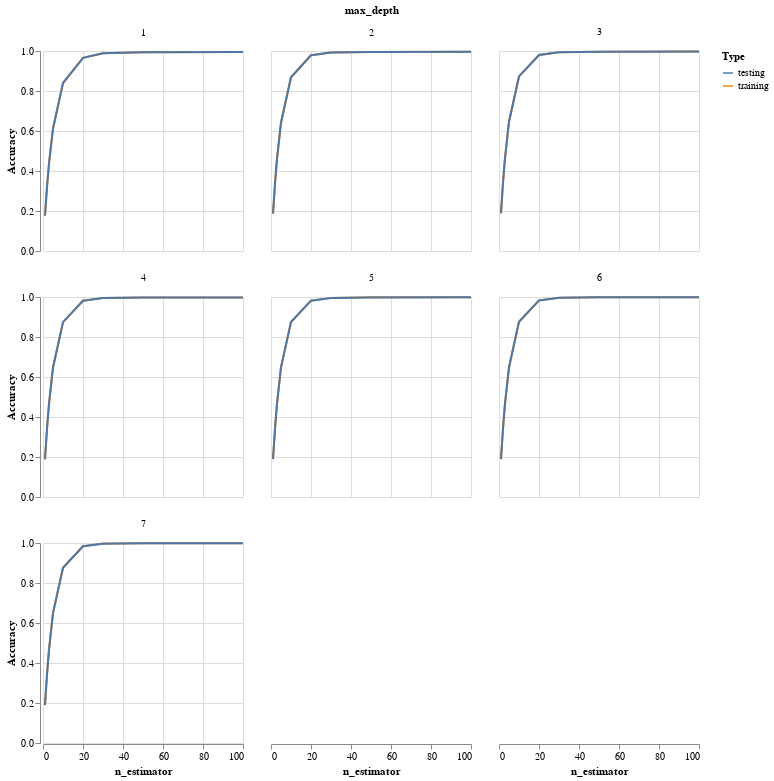

Notebook cell for this chart:
### Code cell


### Figure 1 — Vega-Lite specification as saved in the notebook (floating-point values rounded to 4 significant figures)
{"$schema": "https://vega.github.io/schema/vega-lite/v3.4.0.json", "columns": 3, "config": {"mark": {"tooltip": null}, "view": {"height": 300, "width": 400}}, "data": {"name": "data-1724c1ef8eef35e8ff477695a7c5d080"}, "datasets": {"data-1724c1ef8eef35e8ff477695a7c5d080": [{"Accuracy": 0.1766, "Type": "training", "max_depth": 1, "n_estimator": 1}, {"Accuracy": 0.32, "Type": "training", "max_depth": 1, "n_estimator": 2}, {"Accuracy": 0.4371, "Type": "training", "max_depth": 1, "n_estimator": 3}, {"Accuracy": 0.6113, "Type": "training", "max_depth": 1, "n_estimator": 5}, {"Accuracy": 0.8396, "Type": "training", "max_depth": 1, "n_estimator": 10}, {"Accuracy": 0.9658, "Type": "training", "max_depth": 1, "n_estimator": 20}, {"Accuracy": 0.9884, "Type": "training", "max_depth": 1, "n_estimator": 30}, {"Accuracy": 0.9941, "Type": "training", "max_depth": 1, "n_estimator": 50}, {"Accuracy": 0.9949, "Type": "training", "max_depth": 1, "n_estimator": 100}, {"Accuracy": 0.1866, "Type": "training", "max_depth": 2, "n_estimator": 1}, {"Accuracy": 0.3379, "Type": "training", "max_depth": 2, "n_estimator": 2}, {"Accuracy": 0.4606, "Type": "training", "max_depth": 2, "n_estimator": 3}, {"Accuracy": 0.6415, "Type": "training", "max_depth": 2, "n_estimator": 5}, {"Accuracy": 0.8688, "Type": "training", "max_depth": 2, "n_estimator": 10}, {"Accuracy": 0.9785, "Type": "training", "max_depth": 2, "n_estimator": 20}, {"Accuracy": 0.9928, "Type": "training", "max_depth": 2, "n_estimator": 30}, {"Accuracy": 0.9956, "Type": "training", "max_depth": 2, "n_estimator": 50}, {"Accuracy": 0.9965, "Type": "training", "max_depth": 2, "n_estimator": 100}, {"Accuracy": 0.1884, "Type": "training", "max_depth": 3, "n_estimator": 1}, {"Accuracy": 0.3411, "Type": "training", "max_depth": 3, "n_estimator": 2}, {"Accuracy": 0.4648, "Type": "training", "max_depth": 3, "n_estimator": 3}, {"Accuracy": 0.6465, "Type": "training", "max_depth": 3, "n_estimator": 5}, {"Accuracy": 0.8728, "Type": "training", "max_depth": 3, "n_estimator": 10}, {"Accuracy": 0.9802, "Type": "training", "max_depth": 3, "n_estimator": 20}, {"Accuracy": 0.9939, "Type": "training", "max_depth": 3, "n_estimator": 30}, {"Accuracy": 0.9964, "Type": "training", "max_depth": 3, "n_estimator": 50}, {"Accuracy": 0.9976, "Type": "training", "max_depth": 3, "n_estimator": 100}, {"Accuracy": 0.1889, "Type": "training", "max_depth": 4, "n_estimator": 1}, {"Accuracy": 0.3419, "Type": "training", "max_depth": 4, "n_estimator": 2}, {"Accuracy": 0.4659, "Type": "training", "max_depth": 4, "n_estimator": 3}, {"Accuracy": 0.6477, "Type": "training", "max_depth": 4, "n_estimator": 5}, {"Accuracy": 0.8741, "Type": "training", "max_depth": 4, "n_estimator": 10}, {"Accuracy": 0.9811, "Type": "training", "max_depth": 4, "n_estimator": 20}, {"Accuracy": 0.9946, "Type": "training", "max_depth": 4, "n_estimator": 30}, {"Accuracy": 0.9975, "Type": "training", "max_depth": 4, "n_estimator": 50}, {"Accuracy": 0.9981, "Type": "training", "max_depth": 4, "n_estimator": 100}, {"Accuracy": 0.1891, "Type": "training", "max_depth": 5, "n_estimator": 1}, {"Accuracy": 0.3423, "Type": "training", "max_depth": 5, "n_estimator": 2}, {"Accuracy": 0.4664, "Type": "training", "max_depth": 5, "n_estimator": 3}, {"Accuracy": 0.6484, "Type": "training", "max_depth": 5, "n_estimator": 5}, {"Accuracy": 0.8749, "Type": "training", "max_depth": 5, "n_estimator": 10}, {"Accuracy": 0.9818, "Type": "training", "max_depth": 5, "n_estimator": 20}, {"Accuracy": 0.9956, "Type": "training", "max_depth": 5, "n_estimator": 30}, {"Accuracy": 0.9983, "Type": "training", "max_depth": 5, "n_estimator": 50}, {"Accuracy": 0.9986, "Type": "training", "max_depth": 5, "n_estimator": 100}, {"Accuracy": 0.1892, "Type": "training", "max_depth": 6, "n_estimator": 1}, {"Accuracy": 0.3425, "Type": "training", "max_depth": 6, "n_estimator": 2}, {"Accuracy": 0.4667, "Type": "training", "max_depth": 6, "n_estimator": 3}, {"Accuracy": 0.6489, "Type": "training", "max_depth": 6, "n_estimator": 5}, {"Accuracy": 0.8759, "Type": "training", "max_depth": 6, "n_estimator": 10}, {"Accuracy": 0.9831, "Type": "training", "max_depth": 6, "n_estimator": 20}, {"Accuracy": 0.9965, "Type": "training", "max_depth": 6, "n_estimator": 30}, {"Accuracy": 0.9986, "Type": "training", "max_depth": 6, "n_estimator": 50}, {"Accuracy": 0.999, "Type": "training", "max_depth": 6, "n_estimator": 100}, {"Accuracy": 0.1893, "Type": "training", "max_depth": 7, "n_estimator": 1}, {"Accuracy": 0.3427, "Type": "training", "max_depth": 7, "n_estimator": 2}, {"Accuracy": 0.467, "Type": "training", "max_depth": 7, "n_estimator": 3}, {"Accuracy": 0.6494, "Type": "training", "max_depth": 7, "n_estimator": 5}, {"Accuracy": 0.8764, "Type": "training", "max_depth": 7, "n_estimator": 10}, {"Accuracy": 0.9837, "Type": "training", "max_depth": 7, "n_estimator": 20}, {"Accuracy": 0.997, "Type": "training", "max_depth": 7, "n_estimator": 30}, {"Accuracy": 0.999, "Type": "training", "max_depth": 7, "n_estimator": 50}, {"Accuracy": 0.9992, "Type": "training", "max_depth": 7, "n_estimator": 100}, {"Accuracy": 0.1768, "Type": "testing", "max_depth": 1, "n_estimator": 1}, {"Accuracy": 0.3204, "Type": "testing", "max_depth": 1, "n_estimator": 2}, {"Accuracy": 0.4377, "Type": "testing", "max_depth": 1, "n_estimator": 3}, {"Accuracy": 0.612, "Type": "testing", "max_depth": 1, "n_estimator": 5}, {"Accuracy": 0.84, "Type": "testing", "max_depth": 1, "n_estimator": 10}, {"Accuracy": 0.9658, "Type": "testing", "max_depth": 1, "n_estimator": 20}, {"Accuracy": 0.9882, "Type": "testing", "max_depth": 1, "n_estimator": 30}, {"Accuracy": 0.9938, "Type": "testing", "max_depth": 1, "n_estimator": 50}, {"Accuracy": 0.9946, "Type": "testing", "max_depth": 1, "n_estimator": 100}, {"Accuracy": 0.1865, "Type": "testing", "max_depth": 2, "n_estimator": 1}, {"Accuracy": 0.3378, "Type": "testing", "max_depth": 2, "n_estimator": 2}, {"Accuracy": 0.4607, "Type": "testing", "max_depth": 2, "n_estimator": 3}, {"Accuracy": 0.6414, "Type": "testing", "max_depth": 2, "n_estimator": 5}, {"Accuracy": 0.8688, "Type": "testing", "max_depth": 2, "n_estimator": 10}, {"Accuracy": 0.9784, "Type": "testing", "max_depth": 2, "n_estimator": 20}, {"Accuracy": 0.9927, "Type": "testing", "max_depth": 2, "n_estimator": 30}, {"Accuracy": 0.9954, "Type": "testing", "max_depth": 2, "n_estimator": 50}, {"Accuracy": 0.9963, "Type": "testing", "max_depth": 2, "n_estimator": 100}, {"Accuracy": 0.1885, "Type": "testing", "max_depth": 3, "n_estimator": 1}, {"Accuracy": 0.3412, "Type": "testing", "max_depth": 3, "n_estimator": 2}, {"Accuracy": 0.465, "Type": "testing", "max_depth": 3, "n_estimator": 3}, {"Accuracy": 0.6466, "Type": "testing", "max_depth": 3, "n_estimator": 5}, {"Accuracy": 0.8729, "Type": "testing", "max_depth": 3, "n_estimator": 10}, {"Accuracy": 0.9801, "Type": "testing", "max_depth": 3, "n_estimator": 20}, {"Accuracy": 0.9937, "Type": "testing", "max_depth": 3, "n_estimator": 30}, {"Accuracy": 0.9962, "Type": "testing", "max_depth": 3, "n_estimator": 50}, {"Accuracy": 0.9974, "Type": "testing", "max_depth": 3, "n_estimator": 100}, {"Accuracy": 0.1889, "Type": "testing", "max_depth": 4, "n_estimator": 1}, {"Accuracy": 0.342, "Type": "testing", "max_depth": 4, "n_estimator": 2}, {"Accuracy": 0.466, "Type": "testing", "max_depth": 4, "n_estimator": 3}, {"Accuracy": 0.6478, "Type": "testing", "max_depth": 4, "n_estimator": 5}, {"Accuracy": 0.8741, "Type": "testing", "max_depth": 4, "n_estimator": 10}, {"Accuracy": 0.981, "Type": "testing", "max_depth": 4, "n_estimator": 20}, {"Accuracy": 0.9944, "Type": "testing", "max_depth": 4, "n_estimator": 30}, {"Accuracy": 0.9973, "Type": "testing", "max_depth": 4, "n_estimator": 50}, {"Accuracy": 0.998, "Type": "testing", "max_depth": 4, "n_estimator": 100}, {"Accuracy": 0.1891, "Type": "testing", "max_depth": 5, "n_estimator": 1}, {"Accuracy": 0.3422, "Type": "testing", "max_depth": 5, "n_estimator": 2}, {"Accuracy": 0.4663, "Type": "testing", "max_depth": 5, "n_estimator": 3}, {"Accuracy": 0.6484, "Type": "testing", "max_depth": 5, "n_estimator": 5}, {"Accuracy": 0.8748, "Type": "testing", "max_depth": 5, "n_estimator": 10}, {"Accuracy": 0.9817, "Type": "testing", "max_depth": 5, "n_estimator": 20}, {"Accuracy": 0.9954, "Type": "testing", "max_depth": 5, "n_estimator": 30}, {"Accuracy": 0.9981, "Type": "testing", "max_depth": 5, "n_estimator": 50}, {"Accuracy": 0.9984, "Type": "testing", "max_depth": 5, "n_estimator": 100}, {"Accuracy": 0.1892, "Type": "testing", "max_depth": 6, "n_estimator": 1}, {"Accuracy": 0.3425, "Type": "testing", "max_depth": 6, "n_estimator": 2}, {"Accuracy": 0.4667, "Type": "testing", "max_depth": 6, "n_estimator": 3}, {"Accuracy": 0.6488, "Type": "testing", "max_depth": 6, "n_estimator": 5}, {"Accuracy": 0.8757, "Type": "testing", "max_depth": 6, "n_estimator": 10}, {"Accuracy": 0.9829, "Type": "testing", "max_depth": 6, "n_estimator": 20}, {"Accuracy": 0.9963, "Type": "testing", "max_depth": 6, "n_estimator": 30}, {"Accuracy": 0.9984, "Type": "testing", "max_depth": 6, "n_estimator": 50}, {"Accuracy": 0.9987, "Type": "testing", "max_depth": 6, "n_estimator": 100}, {"Accuracy": 0.1893, "Type": "testing", "max_depth": 7, "n_estimator": 1}, {"Accuracy": 0.3427, "Type": "testing", "max_depth": 7, "n_estimator": 2}, {"Accuracy": 0.4669, "Type": "testing", "max_depth": 7, "n_estimator": 3}, {"Accuracy": 0.6493, "Type": "testing", "max_depth": 7, "n_estimator": 5}, {"Accuracy": 0.8762, "Type": "testing", "max_depth": 7, "n_estimator": 10}, {"Accuracy": 0.9835, "Type": "testing", "max_depth": 7, "n_estimator": 20}, {"Accuracy": 0.9967, "Type": "testing", "max_depth": 7, "n_estimator": 30}, {"Accuracy": 0.9987, "Type": "testing", "max_depth": 7, "n_estimator": 50}, {"Accuracy": 0.9989, "Type": "testing", "max_depth": 7, "n_estimator": 100}]}, "encoding": {"color": {"field": "Type", "type": "nominal"}, "facet": {"field": "max_depth", "type": "quantitative"}, "x": {"field": "n_estimator", "type": "quantitative"}, "y": {"field": "Accuracy", "scale": {"domain": [0, 1]}, "type": "quantitative"}}, "height": 200, "mark": "line", "width": 200}
